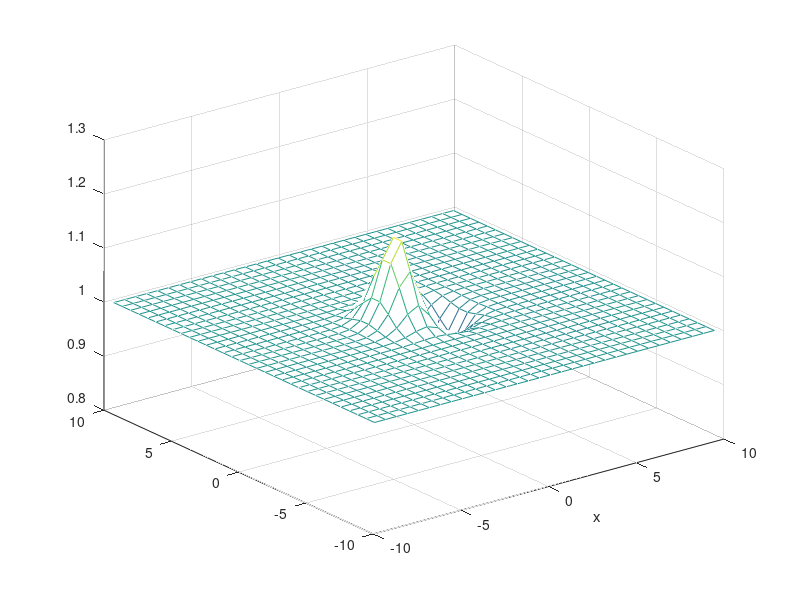

MATLAB code to generate this figure: (Note: this script raises an error after producing the figure.)
% FortranMHD2D.m

%设定初值
clear,clc

xa = -10; xb = 10; ya = -10; yb = 10; %求解域

tb = 0.00; % final time

N = 32; % 网格数量
k = 1; % 多项式最高次数
dim1 = (k + 1)*(k + 2)/2; % 基的数目
dim0 = 9;
dim2 = 4; % 分量的数目
kt = 3; % RK的阶数

CFL = 0.08;

quad = 4; % 积分点的数量

plot = 1; % 画图

QF = zeros(N,N,1,dim2);
QF0 = zeros(N,N,1,2);
T = 0;

% 边界条件
p = @(x,y)  1 - (x.^2 + y.^2)./(8*pi.^2)*exp(1 - x.^2 - y.^2);
v1 = @(x,y) 1 - 1./(2.*pi).*exp(0.5.*(1 - (x.^2 + y.^2))).*y;
v2 = @(x,y) 1 + 1./(2.*pi).*exp(0.5.*(1 - (x.^2 + y.^2))).*x;

f1 = @(x,y) 1 + 0.*x;
f2 = @(x,y) f1(x,y).*v1(x,y);
f3 = @(x,y) f1(x,y).*v2(x,y);
f5 = @(x,y) - 1./(2.*pi).*exp(0.5.*(1 - (x.^2 + y.^2))).*y;
f6 = @(x,y) 1./(2.*pi).*exp(0.5.*(1 - (x.^2 + y.^2))).*x;
f4 = @(x,y) 1.5*p(x,y) + 0.5*f1(x,y).*(v1(x,y).^2 + v2(x,y).^2) + 0.5*(f5(x,y).^2 + f6(x,y).^2);

% 网格
h = (xb - xa)/N;
h1 = h/2;

for i = 1:N + 1
    X(i) = xa + (i - 1)*h;
    Y(i) = ya + (i - 1)*h;
end

% 整格点

Xc = (X(1:end - 1) + X(2:end))/2;
Yc = (Y(1:end - 1) + Y(2:end))/2;
[xc,yc] = meshgrid(Xc,Yc);

% Legendre多项式
P0 = @(x) sqrt(1/h) + 0.*x;
DP0 = @(x) 0.*x;
P1 = @(x) sqrt(3/h)*(x/h1);
DP1 = @(x) sqrt(3/h)*(1/h1) + 0.*x;
P2 = @(x) sqrt(5/h)*(3*(x/h1)^2 - 1)/2;
DP2 = @(x) sqrt(5/h)*3*x/(h1^2);

% LDF多项式
PB01 = @(x,y) [1/h;0];
PB02 = @(x,y) [0;1/h];

PB11 = @(x,y) [sqrt(1/h).*P1(y);0];
PB12 = @(x,y) [0;sqrt(1/h).*P1(x)];
PB13 = @(x,y) [sqrt(1/(2*h)).*P1(x);-sqrt(1/(2*h)).*P1(y)];

PB21 = @(x,y) [sqrt(1/h).*P2(y);0];
PB22 = @(x,y) [0;sqrt(1/h).*P2(x)];
PB23 = @(x,y) sqrt(5/6)*[P1(x).*P1(y);-1/(sqrt(5*h))*P2(y)];
PB24 = @(x,y) sqrt(5/6)*[1/sqrt(5*h)*P2(x);-P1(x).*P1(y)];


% 积分点和权重
switch quad
    case 1
        A = [0      2.0000000000000000000000000];
        
    case 2
        A = [0.5773502691896257645091488     1.0000000000000000000000000
            -0.5773502691896257645091488     1.0000000000000000000000000];
        
    case 3
        A = [0     0.8888888888888888888888889
            0.7745966692414833770358531     0.5555555555555555555555556
            -0.7745966692414833770358531     0.5555555555555555555555556];
        
    case 4
        A = [0.3399810435848562648026658     0.6521451548625461426269361
            0.8611363115940525752239465     0.3478548451374538573730639
            -0.3399810435848562648026658     0.6521451548625461426269361
            -0.8611363115940525752239465     0.3478548451374538573730639];
        
    case 5
        A = [0                                 0.5688888888888888888888889
            0.5384693101056830910363144     0.4786286704993664680412915
            0.9061798459386639927976269     0.2369268850561890875142640
            -0.5384693101056830910363144     0.4786286704993664680412915
            -0.9061798459386639927976269     0.2369268850561890875142640];
        
    case 6
        A = [0.2386191860831969086305017     0.4679139345726910473898703
            0.6612093864662645136613996     0.3607615730481386075698335
            0.9324695142031520278123016     0.1713244923791703450402961
            -0.2386191860831969086305017     0.4679139345726910473898703
            -0.6612093864662645136613996     0.3607615730481386075698335
            -0.9324695142031520278123016     0.1713244923791703450402961];
        
    case 7
        A = [0                                 0.4179591836734693877551020
            0.4058451513773971669066064     0.3818300505051189449503698
            0.7415311855993944398638648     0.2797053914892766679014678
            0.9491079123427585245261897     0.1294849661688696932706114
            -0.4058451513773971669066064     0.3818300505051189449503698
            -0.7415311855993944398638648     0.2797053914892766679014678
            -0.9491079123427585245261897     0.1294849661688696932706114];
        
    case 8
        A = [0.1834346424956498049394761     0.3626837833783619829651504
            0.5255324099163289858177390     0.3137066458778872873379622
            0.7966664774136267395915539     0.2223810344533744705443560
            0.9602898564975362316835609     0.1012285362903762591525314
            -0.1834346424956498049394761     0.3626837833783619829651504
            -0.5255324099163289858177390     0.3137066458778872873379622
            -0.7966664774136267395915539     0.2223810344533744705443560
            -0.9602898564975362316835609     0.1012285362903762591525314];
        
    case 9
        A = [0                                 0.3302393550012597631645251
            0.3242534234038089290385380     0.3123470770400028400686304
            0.6133714327005903973087020     0.2606106964029354623187429
            0.8360311073266357942994298     0.1806481606948574040584720
            0.9681602395076260898355762     0.0812743883615744119718922
            -0.3242534234038089290385380     0.3123470770400028400686304
            -0.6133714327005903973087020     0.2606106964029354623187429
            -0.8360311073266357942994298     0.1806481606948574040584720
            -0.9681602395076260898355762     0.0812743883615744119718922];
        
    case 10
        A = [0.1488743389816312108848260     0.2955242247147528701738930
            0.4333953941292471907992659     0.2692667193099963550912269
            0.6794095682990244062343274     0.2190863625159820439955349
            0.8650633666889845107320967     0.1494513491505805931457763
            0.9739065285171717200779640     0.0666713443086881375935688
            -0.1488743389816312108848260     0.2955242247147528701738930
            -0.4333953941292471907992659     0.2692667193099963550912269
            -0.6794095682990244062343274     0.2190863625159820439955349
            -0.8650633666889845107320967     0.1494513491505805931457763
            -0.9739065285171717200779640     0.0666713443086881375935688];
end

lambda = A(:,1);
weight = A(:,2);

lambdai = h1*lambda;

% 将多项式的值储存起来

VP = zeros(quad,quad,dim1,dim2); % 多项式在积分点的值
VPB = zeros(quad,quad,dim0,2); % LDF多项式在积分点的值
DxVPB = zeros(quad,quad,dim0,2); % LDF多项式的导数
DyVPB = zeros(quad,quad,dim0,2); % LDF多项式的导数
VP00 = zeros(dim1,1,1,dim2); % 多项式在整格点的值
VPB0 = zeros(dim0,1,1,2); % LDF多项式在整格点的值
VPdx = zeros(quad,quad,dim1,dim2); % 对x的导数
VPdy = zeros(quad,quad,dim1,dim2); % 对y的导数
VPpd = zeros(4,quad,dim1,dim2); % 多项式在边缘上的值，第一个索引的顺序是右、左、上、下
VPBpd = zeros(4,quad,dim0,2); % LDF多项式在边缘上的值，第一个索引的顺序是右、左、上、下


for p = 1:dim2
    VP00(1,1,1,p) = P0(0)*P0(0);
    VP00(2,1,1,p) = P1(0)*P0(0);
    VP00(3,1,1,p) = P0(0)*P1(0);
    VP00(4,1,1,p) = P2(0)*P0(0);
    VP00(5,1,1,p) = P1(0)*P1(0);
    VP00(6,1,1,p) = P0(0)*P2(0);
end

for i = 1:quad
    for j = 1:quad
        for p = 1:dim2
            VP(i,j,1,p) = P0(lambdai(i))*P0(lambdai(j));
            VP(i,j,2,p) = P1(lambdai(i))*P0(lambdai(j));
            VP(i,j,3,p) = P0(lambdai(i))*P1(lambdai(j));
            VP(i,j,4,p) = P2(lambdai(i))*P0(lambdai(j));
            VP(i,j,5,p) = P1(lambdai(i))*P1(lambdai(j));
            VP(i,j,6,p) = P0(lambdai(i))*P2(lambdai(j));
            
            VPdx(i,j,1,p) = DP0(lambdai(i))*P0(lambdai(j));
            VPdx(i,j,2,p) = DP1(lambdai(i))*P0(lambdai(j));
            VPdx(i,j,3,p) = DP0(lambdai(i))*P1(lambdai(j));
            VPdx(i,j,4,p) = DP2(lambdai(i))*P0(lambdai(j));
            VPdx(i,j,5,p) = DP1(lambdai(i))*P1(lambdai(j));
            VPdx(i,j,6,p) = DP0(lambdai(i))*P2(lambdai(j));
            
            VPdy(i,j,1,p) = P0(lambdai(i))*DP0(lambdai(j));
            VPdy(i,j,2,p) = P1(lambdai(i))*DP0(lambdai(j));
            VPdy(i,j,3,p) = P0(lambdai(i))*DP1(lambdai(j));
            VPdy(i,j,4,p) = P2(lambdai(i))*DP0(lambdai(j));
            VPdy(i,j,5,p) = P1(lambdai(i))*DP1(lambdai(j));
            VPdy(i,j,6,p) = P0(lambdai(i))*DP2(lambdai(j));
        end
    end
end

for i = 1:quad
    for j = 1:quad
        VPB(i,j,1,1) = 1/h;
        VPB(i,j,1,2) = 0;
        VPB(i,j,2,1) = 0;
        VPB(i,j,2,2) = 1/h;
        VPB(i,j,3,1) = (1/h)^0.5*P1(lambdai(j));
        VPB(i,j,3,2) = 0;
        VPB(i,j,4,1) = 0;
        VPB(i,j,4,2) = (1/h)^0.5*P1(lambdai(i));
        VPB(i,j,5,1) = (1/(2*h))^0.5*P1(lambdai(i));
        VPB(i,j,5,2) = -(1/(2*h))^0.5*P1(lambdai(j));
        VPB(i,j,6,1) = (1/h)^0.5*P2(lambdai(j));
        VPB(i,j,6,2) = 0;
        VPB(i,j,7,1) = 0;
        VPB(i,j,7,2) = (1/h)^0.5*P2(lambdai(i));
        VPB(i,j,8,1) = (5.0/6.0)^0.5*P1(lambdai(i))*P1(lambdai(j));
        VPB(i,j,8,2) = -(1.0/(6.0*h))^0.5*P2(lambdai(j));
        VPB(i,j,9,1) = (1.0/(6.0*h))^0.5*P2(lambdai(i));
        VPB(i,j,9,2) = -(5.0/6.0)^0.5*P1(lambdai(i))*P1(lambdai(j));
        
        DxVPB(i,j,1,1) = 0;
        DxVPB(i,j,1,2) = 0;
        DxVPB(i,j,2,1) = 0;
        DxVPB(i,j,2,2) = 0;
        DxVPB(i,j,3,1) = 0;
        DxVPB(i,j,3,2) = 0;
        DxVPB(i,j,4,1) = 0;
        DxVPB(i,j,4,2) = (1/h)^0.5*DP1(lambdai(i));
        DxVPB(i,j,5,1) = (1/(2*h))^0.5*DP1(lambdai(i));
        DxVPB(i,j,5,2) = 0;
        DxVPB(i,j,6,1) = 0;
        DxVPB(i,j,6,2) = 0;
        DxVPB(i,j,7,1) = 0;
        DxVPB(i,j,7,2) = (1/h)^0.5*DP2(lambdai(i));
        DxVPB(i,j,8,1) = (5.0/6.0)^0.5*DP1(lambdai(i))*P1(lambdai(j));
        DxVPB(i,j,8,2) = 0;
        DxVPB(i,j,9,1) = (1/(6*h))^0.5*DP2(lambdai(i));
        DxVPB(i,j,9,2) = -(5.0/6.0)^0.5*DP1(lambdai(i))*P1(lambdai(j));
        
        DyVPB(i,j,1,1) = 0;
        DyVPB(i,j,1,2) = 0;
        DyVPB(i,j,2,1) = 0;
        DyVPB(i,j,2,2) = 0;
        DyVPB(i,j,3,1) = (1/h)^0.5*DP1(lambdai(j));
        DyVPB(i,j,3,2) = 0;
        DyVPB(i,j,4,1) = 0;
        DyVPB(i,j,4,2) = 0;
        DyVPB(i,j,5,1) = 0;
        DyVPB(i,j,5,2) = -(1/(2*h))^0.5*DP1(lambdai(j));
        DyVPB(i,j,6,1) = (1/h)^0.5*DP2(lambdai(j));
        DyVPB(i,j,6,2) = 0;
        DyVPB(i,j,7,1) = 0;
        DyVPB(i,j,7,2) = 0;
        DyVPB(i,j,8,1) = (5.0/6.0)^0.5*P1(lambdai(i))*DP1(lambdai(j));
        DyVPB(i,j,8,2) = -(1/(6*h))^0.5*DP2(lambdai(j));
        DyVPB(i,j,9,1) = 0;
        DyVPB(i,j,9,2) = -(5.0/6.0)^0.5*P1(lambdai(i))*DP1(lambdai(j));
    end
end

VPB0(1,1,1,1) = 1/h;
VPB0(1,1,1,2) = 0;
VPB0(2,1,1,1) = 0;
VPB0(2,1,1,2) = 1/h;
VPB0(3,1,1,1) = (1/h)^0.5*P1(0);
VPB0(3,1,1,2) = 0;
VPB0(4,1,1,1) = 0;
VPB0(4,1,1,2) = (1/h)^0.5*P1(0);
VPB0(5,1,1,1) = (1/(2*h))^0.5*P1(0);
VPB0(5,1,1,2) = -(1/(2*h))^0.5*P1(0);
VPB0(6,1,1,1) = (1/h)^0.5*P2(0);
VPB0(6,1,1,2) = 0;
VPB0(7,1,1,1) = 0;
VPB0(7,1,1,2) = (1/h)^0.5*P2(0);
VPB0(8,1,1,1) = (5.0/6.0)^0.5*P1(0)*P1(0);
VPB0(8,1,1,2) = -(1/(6*h))^0.5*P2(0);
VPB0(9,1,1,1) = (1/(6*h))^0.5*P2(0);
VPB0(9,1,1,2) = -(5.0/6.0)^0.5*P1(0)*P1(0);

for i = 1:quad
    for p = 1:dim2
        VPpd(1,i,1,p) = P0(h1)*P0(lambdai(i));
        VPpd(1,i,2,p) = P1(h1)*P0(lambdai(i));
        VPpd(1,i,3,p) = P0(h1)*P1(lambdai(i));
        VPpd(1,i,4,p) = P2(h1)*P0(lambdai(i));
        VPpd(1,i,5,p) = P1(h1)*P1(lambdai(i));
        VPpd(1,i,6,p) = P0(h1)*P2(lambdai(i));
        
        VPpd(2,i,1,p) = P0(-h1)*P0(lambdai(i));
        VPpd(2,i,2,p) = P1(-h1)*P0(lambdai(i));
        VPpd(2,i,3,p) = P0(-h1)*P1(lambdai(i));
        VPpd(2,i,4,p) = P2(-h1)*P0(lambdai(i));
        VPpd(2,i,5,p) = P1(-h1)*P1(lambdai(i));
        VPpd(2,i,6,p) = P0(-h1)*P2(lambdai(i));
        
        VPpd(3,i,1,p) = P0(lambdai(i))*P0(h1);
        VPpd(3,i,2,p) = P1(lambdai(i))*P0(h1);
        VPpd(3,i,3,p) = P0(lambdai(i))*P1(h1);
        VPpd(3,i,4,p) = P2(lambdai(i))*P0(h1);
        VPpd(3,i,5,p) = P1(lambdai(i))*P1(h1);
        VPpd(3,i,6,p) = P0(lambdai(i))*P2(h1);
        
        VPpd(4,i,1,p) = P0(lambdai(i))*P0(-h1);
        VPpd(4,i,2,p) = P1(lambdai(i))*P0(-h1);
        VPpd(4,i,3,p) = P0(lambdai(i))*P1(-h1);
        VPpd(4,i,4,p) = P2(lambdai(i))*P0(-h1);
        VPpd(4,i,5,p) = P1(lambdai(i))*P1(-h1);
        VPpd(4,i,6,p) = P0(lambdai(i))*P2(-h1);
    end
end

for j = 1:quad
    VPBpd(1,j,1,1) = 1/h;
    VPBpd(1,j,1,2) = 0;
    VPBpd(1,j,2,1) = 0;
    VPBpd(1,j,2,2) = 1/h;
    VPBpd(1,j,3,1) = (1/h)^0.5*P1(lambdai(j));
    VPBpd(1,j,3,2) = 0;
    VPBpd(1,j,4,1) = 0;
    VPBpd(1,j,4,2) = (1/h)^0.5*P1(h1);
    VPBpd(1,j,5,1) = (1/(2*h))^0.5*P1(h1);
    VPBpd(1,j,5,2) = -(1/(2*h))^0.5*P1(lambdai(j));
    VPBpd(1,j,6,1) = (1/h)^0.5*P2(lambdai(j));
    VPBpd(1,j,6,2) = 0;
    VPBpd(1,j,7,1) = 0;
    VPBpd(1,j,7,2) = (1/h)^0.5*P2(h1);
    VPBpd(1,j,8,1) = (5.0/6.0)^0.5*P1(h1)*P1(lambdai(j));
    VPBpd(1,j,8,2) = -(1/(6*h))^0.5*P2(lambdai(j));
    VPBpd(1,j,9,1) = (1/(6*h))^0.5*P2(h1);
    VPBpd(1,j,9,2) = -(5.0/6.0)^0.5*P1(h1)*P1(lambdai(j));
    
    VPBpd(2,j,1,1) = 1/h;
    VPBpd(2,j,1,2) = 0;
    VPBpd(2,j,2,1) = 0;
    VPBpd(2,j,2,2) = 1/h;
    VPBpd(2,j,3,1) = (1/h)^0.5*P1(lambdai(j));
    VPBpd(2,j,3,2) = 0;
    VPBpd(2,j,4,1) = 0;
    VPBpd(2,j,4,2) = (1/h)^0.5*P1(-h1);
    VPBpd(2,j,5,1) = (1/(2*h))^0.5*P1(-h1);
    VPBpd(2,j,5,2) = -(1/(2*h))^0.5*P1(lambdai(j));
    VPBpd(2,j,6,1) = (1/h)^0.5*P2(lambdai(j));
    VPBpd(2,j,6,2) = 0;
    VPBpd(2,j,7,1) = 0;
    VPBpd(2,j,7,2) = (1/h)^0.5*P2(-h1);
    VPBpd(2,j,8,1) = (5.0/6.0)^0.5*P1(-h1)*P1(lambdai(j));
    VPBpd(2,j,8,2) = -(1/(6*h))^0.5*P2(lambdai(j));
    VPBpd(2,j,9,1) = (1/(6*h))^0.5*P2(-h1);
    VPBpd(2,j,9,2) = -(5.0/6.0)^0.5*P1(-h1)*P1(lambdai(j));
    
    VPBpd(3,j,1,1) = 1/h;
    VPBpd(3,j,1,2) = 0;
    VPBpd(3,j,2,1) = 0;
    VPBpd(3,j,2,2) = 1/h;
    VPBpd(3,j,3,1) = (1/h)^0.5*P1(h1);
    VPBpd(3,j,3,2) = 0;
    VPBpd(3,j,4,1) = 0;
    VPBpd(3,j,4,2) = (1/h)^0.5*P1(lambdai(j));
    VPBpd(3,j,5,1) = (1/(2*h))^0.5*P1(lambdai(j));
    VPBpd(3,j,5,2) = -(1/(2*h))^0.5*P1(h1);
    VPBpd(3,j,6,1) = (1/h)^0.5*P2(h1);
    VPBpd(3,j,6,2) = 0;
    VPBpd(3,j,7,1) = 0;
    VPBpd(3,j,7,2) = (1/h)^0.5*P2(lambdai(j));
    VPBpd(3,j,8,1) = (5.0/6.0)^0.5*P1(lambdai(j))*P1(h1);
    VPBpd(3,j,8,2) = -(1/(6*h))^0.5*P2(h1);
    VPBpd(3,j,9,1) = (1/(6*h))^0.5*P2(lambdai(j));
    VPBpd(3,j,9,2) = -(5.0/6.0)^0.5*P1(lambdai(j))*P1(h1);
    
    VPBpd(4,j,1,1) = 1/h;
    VPBpd(4,j,1,2) = 0;
    VPBpd(4,j,2,1) = 0;
    VPBpd(4,j,2,2) = 1/h;
    VPBpd(4,j,3,1) = (1/h)^0.5*P1(-h1);
    VPBpd(4,j,3,2) = 0;
    VPBpd(4,j,4,1) = 0;
    VPBpd(4,j,4,2) = (1/h)^0.5*P1(lambdai(j));
    VPBpd(4,j,5,1) = (1/(2*h))^0.5*P1(lambdai(j));
    VPBpd(4,j,5,2) = -(1/(2*h))^0.5*P1(-h1);
    VPBpd(4,j,6,1) = (1/h)^0.5*P2(-h1);
    VPBpd(4,j,6,2) = 0;
    VPBpd(4,j,7,1) = 0;
    VPBpd(4,j,7,2) = (1/h)^0.5*P2(lambdai(j));
    VPBpd(4,j,8,1) = (5.0/6.0)^0.5*P1(lambdai(j))*P1(-h1);
    VPBpd(4,j,8,2) = -(1/(6*h))^0.5*P2(-h1);
    VPBpd(4,j,9,1) = (1/(6*h))^0.5*P2(lambdai(j));
    VPBpd(4,j,9,2) = -(5.0/6.0)^0.5*P1(lambdai(j))*P1(-h1);
end

C = zeros(N + 2,N + 2,dim1,dim2);
C0 = zeros(N + 2,N + 2,dim0);
ff = zeros(quad,quad,1,dim2);
ffB = zeros(quad,quad,1,2);

% 求初始时间层的值
for i = 1:N
    for j = 1:N
        lambdai = (h*lambda + X(i) + X(i + 1))/2;
        lambdaj = (h*lambda + Y(j) + Y(j + 1))/2;
        
        % 积分点处的函数值
        for i1 = 1:quad
            for j1 = 1:quad
                ff(i1,j1,1,1) = f1(lambdai(i1),lambdaj(j1));
                ff(i1,j1,1,2) = f2(lambdai(i1),lambdaj(j1));
                ff(i1,j1,1,3) = f3(lambdai(i1),lambdaj(j1));
                ff(i1,j1,1,4) = f4(lambdai(i1),lambdaj(j1));
                ffB(i1,j1,1,1) = f5(lambdai(i1),lambdaj(j1));
                ffB(i1,j1,1,2) = f6(lambdai(i1),lambdaj(j1));
            end
        end
        
        % Gauss积分
        for deg = 1:dim1
            for i1 = 1:quad
                for j1 = 1:quad
                    C(i,j,deg,:) = C(i,j,deg,:) + weight(i1).*weight(j1).*ff(i1,j1,1,:).*VP(i1,j1,deg,:);
                end
            end
            C(i,j,deg,:) = C(i,j,deg,:)*h1^2;
        end
        
        for deg = 1:dim0
            for i1 = 1:quad
                for j1 = 1:quad
                    C0(i,j,deg) = C0(i,j,deg) + weight(i1).*weight(j1).*(ffB(i1,j1,1,1).*VPB(i1,j1,deg,1) + ffB(i1,j1,1,2).*VPB(i1,j1,deg,2));
                end
            end
            C0(i,j,deg) = C0(i,j,deg)*h1^2;
        end
        
    end
end

Q = zeros(N,N,1,dim2);
Q0 = zeros(N,N,1,2);

for i = 1:N
    for j = 1:N
        for deg = 1:dim1
            Q(i,j,1,:) = Q(i,j,1,:) + C(i,j,deg,:).*VP00(deg,1,1,:);
        end
        for deg = 1:dim0
            Q0(i,j,1,:) = Q0(i,j,1,:) + C0(i,j,deg).*VPB0(deg,1,1,:);
        end
    end
end

Qr = zeros(N,N,1,dim2);
Qr0 = zeros(N,N,1,2);
Qr = zeros(N,N,1,dim2);
for i=1:N
    for j=1:N
        Qr(i,j,1,2)=f2(Xc(i),Yc(j));
    end
end
for i = 1:N
    for j = 1:N
        Qr(i,j,1,1) = f1(Xc(i),Yc(j));
        Qr(i,j,1,2) = f2(Xc(i),Yc(j));
        Qr(i,j,1,3) = f3(Xc(i),Yc(j));
        Qr(i,j,1,4) = f4(Xc(i),Yc(j));
        Qr0(i,j,1,1) = f5(Xc(i),Yc(j));
        Qr0(i,j,1,2) = f6(Xc(i),Yc(j));
    end
end

E = abs(Q - Qr);
E0 = abs(Q0 - Qr0);

Linfty = max(max(max(max(E))));
Linfty0 = max(max(max(max(E0))));
testquadgk = Linfty;
testquadgk0 = Linfty0;

QF(:,:,1,:) = Q;
QF0(:,:,1,:) = Q0;

C(N + 1,:,:,:) = C(1,:,:,:);
C(:,N + 1,:,:) = C(:,1,:,:);
C(N + 2,:,:,:) = C(2,:,:,:);
C(:,N + 2,:,:) = C(:,2,:,:);

C0(N + 1,:,:) = C0(1,:,:);
C0(:,N + 1,:) = C0(:,1,:);
C0(N + 2,:,:) = C0(2,:,:);
C0(:,N + 2,:) = C0(:,2,:);

fprintf('初始时间层的误差为%d\n',Linfty)
    %s = [Xc(1),Xc(end),Yc(1),Yc(end),-0.5,0.5];
    %axis(s);
    axis on
    
    mesh(xc,yc,Qr(:,:,1,2));
    xlabel('x')
    %pause(0.1)

tend = 0;
lambdai = h1*lambda;



% 用RK3推进时间层
while tend < tb
    
    alphax = 0;
    alphay = 0;
    for i = 1:N
        for j = 1:N
            if cxB(Q(i,j,1,:),Q0(i,j,1,:)) > alphax
                alphax = cxB(Q(i,j,1,:),Q0(i,j,1,:));
            end
            if cyB(Q(i,j,1,:),Q0(i,j,1,:)) > alphay
                alphay = cyB(Q(i,j,1,:),Q0(i,j,1,:));
            end
        end
    end
    
    t = CFL*(h/alphax + h/alphay)^((k + 1)/kt);
    
    tend = tend + t;
    T = [T;tend];
    
    if tend > tb
        t = tb + t - tend;
        tend = tb;
    end
    
    
    ts = tic;
    if kt == 1
        [dC,dC0] = EulerB(C,C0,h,VP,VPdx,VPdy,VPpd,VPB,DxVPB,DyVPB,VPBpd,lambdai,weight);
        C = C + t*dC;
        C0 = C0 + t*dC0;
    elseif kt == 3
        [dC,dC0] = EulerB(C,C0,h,VP,VPdx,VPdy,VPpd,VPB,DxVPB,DyVPB,VPBpd,lambdai,weight);
        K1 = C + t*dC;
        K10 = C0 + t*dC0;
        testK1 = sum(sum(sum(sum(abs(K1)))));
        [LK1,LK10] = EulerB(K1,K10,h,VP,VPdx,VPdy,VPpd,VPB,DxVPB,DyVPB,VPBpd,lambdai,weight);
        testLK1 = sum(sum(sum(sum(abs(LK1)))));
        K2 = (3/4)*C + (1/4)*K1 + (1/4)*t*LK1;
        K20 = (3/4)*C0 + (1/4)*K10 + (1/4)*t*LK10;
        testK2 = sum(sum(sum(sum(abs(K2)))));
        [LK2,LK20] = EulerB(K2,K20,h,VP,VPdx,VPdy,VPpd,VPB,DxVPB,DyVPB,VPBpd,lambdai,weight);
        testLK2 = sum(sum(sum(sum(abs(LK2)))));
        C = (1/3)*C + (2/3)*K2 + (2/3)*t*LK2;
        C0 = (1/3)*C0 + (2/3)*K20 + (2/3)*t*LK20;
        testC = sum(sum(sum(sum(abs(C)))));
    end
    t0 = toc(ts);
    
    Q = zeros(N,N,1,dim2);
    Q0 = zeros(N,N,1,2);
    for i = 1:N
        for j = 1:N
            for deg = 1:dim1
                Q(i,j,1,:) = Q(i,j,1,:) + C(i,j,deg,:).*VP00(deg,1,1,:);
            end
            for deg = 1:dim0
                Q0(i,j,1,:) = Q0(i,j,1,:) + C0(i,j,deg).*VPB0(deg,1,1,:);
            end
        end
    end
    
    for i = 1:N
        for j = 1:N
            Qr(i,j,1,1) = f1(Xc(i) - tend,Yc(j) - tend);
            Qr(i,j,1,2) = f2(Xc(i) - tend,Yc(j) - tend);
            Qr(i,j,1,3) = f3(Xc(i) - tend,Yc(j) - tend);
            Qr(i,j,1,4) = f4(Xc(i) - tend,Yc(j) - tend);
            Qr0(i,j,1,1) = f5(Xc(i) - tend,Yc(j) - tend);
            Qr0(i,j,1,2) = f6(Xc(i) - tend,Yc(j) - tend);
        end
    end
    
    E = abs(Q - Qr);
    E0 = abs(Q0 - Qr0);
    QF(:,:,end + 1,:) = Q;
    QF0(:,:,end + 1,:) = Q0;
    
    for i = 1:N
        for j = 1:N
            if X(i) < -5 + tend || X(i) > 5 + tend || Y(j) < -5 + tend || Y(j) > 5 + tend
                E(i,j,1,:) = 0;
                E0(i,j,1,:) = 0;
            end
        end
    end
    
    %Linfty = max(max(max(max(E))));
    L2 = sqrt(sum(sum(sum(sum(E0(:,:,1,1).^2)))))/N;
    
    fprintf('%d  %d  %d  %d %d\n',tend,tb,L2,t0,(tb - tend)/t*t0)
    
end


Q = zeros(N,N,1,dim2);
Q0 = zeros(N,N,1,2);

for i = 1:N
    for j = 1:N
        for deg = 1:dim1
            Q(i,j,1,:) = Q(i,j,1,:) + C(i,j,deg,:).*VP00(deg,1,1,:);
        end
        for deg = 1:dim0
            Q0(i,j,1,:) = Q0(i,j,1,:) + C0(i,j,deg).*VPB0(deg,1,1,:);
        end
        Qr(i,j,1,1) = f1(Xc(i) - tb,Yc(j) - tb);
        Qr(i,j,1,2) = f2(Xc(i) - tb,Yc(j) - tb);
        Qr(i,j,1,3) = f3(Xc(i) - tb,Yc(j) - tb);
        Qr(i,j,1,4) = f4(Xc(i) - tb,Yc(j) - tb);
        Qr0(i,j,1,1) = f5(Xc(i) - tb,Yc(j) - tb);
        Qr0(i,j,1,2) = f6(Xc(i) - tb,Yc(j) - tb);
    end
end

E = abs(Q - Qr);
E0 = abs(Q0 - Qr0);

for i = 1:N
    for j = 1:N
        if X(i) < -5 + tb || X(i) > 5 + tb || Y(j) < -5 + tb || Y(j) > 5 + tb
            E(i,j,1,:) = 0;
            E0(i,j,1,:) = 0;
        end
    end
end

flash2DB
erB
